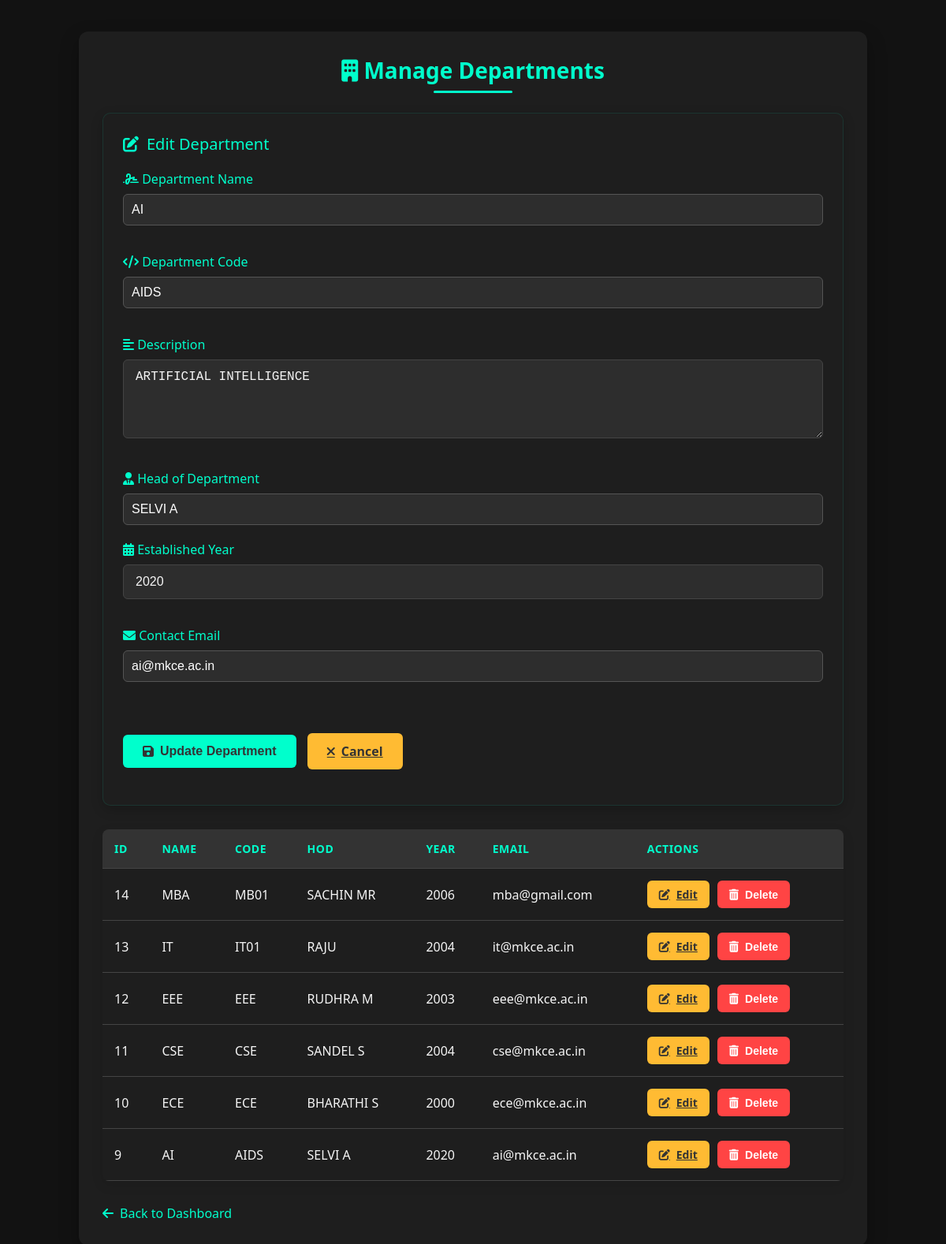
Screenshot of /dbmsproject/modules/department.php?edit=9 (signed in) with the database file from the repository.
### tables this page shows
CREATE TABLE `department` (
  `department_id` int(11) NOT NULL,
  `department_name` varchar(100) NOT NULL,
  `department_code` varchar(20) NOT NULL,
  `description` text DEFAULT NULL,
  `no_of_students` int(11) DEFAULT 0,
  `no_of_faculty` int(11) DEFAULT 0,
  `hod_name` varchar(100) DEFAULT NULL,
  `established_year` year(4) DEFAULT NULL,
  `contact_email` varchar(100) DEFAULT NULL
);

### dbmsproject/modules/department.php (the view, shortened to what this page needs)
<?php
include __DIR__ . '/../config/database.php';
$list = mysqli_query($conn, "SELECT department_id, department_name, department_code, description, hod_name, established_year, contact_email FROM department ORDER BY department_id DESC");
$department_data = null;
if (isset($_GET['edit']) && !empty($_GET['edit'])) {
    $department_id = $_GET['edit'];
    $department_query = mysqli_query($conn, "SELECT * FROM department WHERE department_id = $department_id");
    if (mysqli_num_rows($department_query) > 0) {
        $department_data = mysqli_fetch_assoc($department_query);
    } else {
        $message = "❌ Department not found.";
    }
}
?>
<!DOCTYPE html>
<html lang="en">
<head>
    <link rel="stylesheet" href="../assets/css/style.css">
    <link rel="stylesheet" href="https://cdnjs.cloudflare.com/ajax/libs/font-awesome/6.0.0/css/all.min.css">
</head>
<body class="dark-bg">
    <div class="container">
        <h2><i class="fas fa-building"></i> Manage Departments</h2>
        <div class="form-container">
            <div class="form-title">
                <i class="fas <?= isset($department_data) ? 'fa-edit' : 'fa-plus-circle' ?>"></i>
                <?= isset($department_data) ? 'Edit Department' : 'Add New Department' ?>
            </div>
            <form method="POST" action="department.php">
                <div class="form-group">
                    <label for="department_name"><i class="fas fa-signature"></i> Department Name</label>
                    <input type="text" id="department_name" name="department_name" class="form-control"
                           value="<?= $department_data['department_name'] ?? '' ?>" required>
                </div>
                <div class="form-group">
                    <label for="department_code"><i class="fas fa-code"></i> Department Code</label>
                    <input type="text" id="department_code" name="department_code" class="form-control"
                           value="<?= $department_data['department_code'] ?? '' ?>" required>
                </div>
                <div class="form-group">
                    <label for="description"><i class="fas fa-align-left"></i> Description</label>
                    <textarea id="description" name="description" class="form-control"><?= $department_data['description'] ?? '' ?></textarea>
                </div>
                <div class="row">
                    <div class="col-md-6">
                        <div class="form-group">
                            <label for="hod_name"><i class="fas fa-user-tie"></i> Head of Department</label>
                            <input type="text" id="hod_name" name="hod_name" class="form-control"
                                   value="<?= $department_data['hod_name'] ?? '' ?>">
                        </div>
                    </div>
                    <div class="col-md-6">
                        <div class="form-group">
                            <label for="established_year"><i class="fas fa-calendar-alt"></i> Established Year</label>
                            <input type="number" id="established_year" name="established_year" class="form-control"
                                   value="<?= $department_data['established_year'] ?? '' ?>">
                        </div>
                    </div>
                </div>
                <div class="form-group">
                    <label for="contact_email"><i class="fas fa-envelope"></i> Contact Email</label>
                    <input type="email" id="contact_email" name="contact_email" class="form-control"
                           value="<?= $department_data['contact_email'] ?? '' ?>" required>
                </div>
                <div class="form-group" style="margin-top: 30px;">
                    <button type="submit" class="btn btn-primary">
                        <i class="fas <?= isset($department_data) ? 'fa-save' : 'fa-plus' ?>"></i>
                        <?= isset($department_data) ? 'Update Department' : 'Add Department' ?>
                    </button>
                    <?php if (isset($department_data)): ?>
                        <a href="department.php" class="btn btn-warning" style="margin-left: 10px;">
                            <i class="fas fa-times"></i> Cancel
                        </a>
                    <?php endif; ?>
                </div>
            </form>
        </div>
        <div class="table-responsive">
            <table>
                <thead>
                    <tr>
                        <th>ID</th>
                        <th>Name</th>
                        <th>Code</th>
                        <th>HOD</th>
                        <th>Year</th>
                        <th>Email</th>
                        <th>Actions</th>
                    </tr>
                </thead>
                <tbody>
                    <?php while ($row = mysqli_fetch_assoc($list)): ?>
                        <tr>
                            <td><?= $row['department_id'] ?></td>
                            <td><?= htmlspecialchars($row['department_name']) ?></td>
                            <td><?= htmlspecialchars($row['department_code']) ?></td>
                            <td><?= htmlspecialchars($row['hod_name']) ?></td>
                            <td><?= htmlspecialchars($row['established_year']) ?></td>
                            <td><?= htmlspecialchars($row['contact_email']) ?></td>
                            <td>
                                <div class="action-buttons">
                                    <a href="department.php?edit=<?= $row['department_id'] ?>"
                                       class="btn btn-warning btn-sm">
                                        <i class="fas fa-edit"></i> Edit
                                    </a>
                                    <button onclick="confirmDelete(<?= $row['department_id'] ?>)"
                                            class="btn btn-danger btn-sm">
                                        <i class="fas fa-trash-alt"></i> Delete
                                    </button>
                                </div>
                            </td>
                        </tr>
                    <?php endwhile; ?>
                </tbody>
            </table>
        </div>
        <a href="../dashboard.php" class="back-link">
            <i class="fas fa-arrow-left"></i> Back to Dashboard

### dbmsproject/assets/css/style.css (style rules this page uses)
* { margin: 0; padding: 0; box-sizing: border-box; }
body { background-color: #121212; color: #f0f0f0; font-family: 'Segoe UI', Tahoma, Geneva, Verdana, sans-serif; }
.container { max-width: 1000px; margin: 50px auto; padding: 20px; background: #1f1f1f; border-radius: 10px; box-shadow: 0 0 15px rgba(0, 255, 255, 0.1); animation: fadeIn 1s ease-in-out; }
h2 { text-align: center; margin-bottom: 30px; color: #00ffff; }
form { display: flex; flex-direction: column; gap: 15px; }
input[type="text"], input[type="password"], input[type="email"], select { padding: 10px; border-radius: 6px; border: none; background: +#282828; color: #fff; border: 1px solid #555; }

### dbmsproject/modules/department.php (style rules this page uses)
:root { --primary: #00ffcc; --secondary: #00c853; --dark-bg: #1e1e1e; --darker-bg: #121212; --light-text: #f5f5f5; --dark-text: #333; --danger: #ff4444; --warning: #ffbb33; }
body.dark-bg { background-color: var(--darker-bg); color: var(--light-text); font-family: 'Segoe UI', Tahoma, Geneva, Verdana, sans-serif; }
.container { max-width: 1000px; margin: 40px auto; background: var(--dark-bg); padding: 30px; border-radius: 12px; box-shadow: 0 10px 25px rgba(0, 0, 0, 0.3); transition: all 0.3s ease; }
h2 { text-align: center; color: var(--primary); margin-bottom: 25px; font-size: 28px; position: relative; padding-bottom: 10px; animation: fadeIn 0.5s ease; }
h2::after { content: ''; position: absolute; bottom: 0; left: 50%; transform: translateX(-50%); width: 100px; height: 3px; background: var(--primary); border-radius: 3px; }
.form-container { background: rgba(30, 30, 30, 0.8); padding: 25px; border-radius: 10px; margin-bottom: 30px; box-shadow: 0 5px 15px rgba(0, 0, 0, 0.2); transition: all 0.3s ease; border: 1px solid rgba(0, 255, 204, 0.1); animation: slideIn 0.5s ease; }
.form-title { color: var(--primary); margin-bottom: 20px; font-size: 20px; display: flex; align-items: center; gap: 10px; }
.form-group { margin-bottom: 20px; position: relative; }
.form-group label { display: block; margin-bottom: 8px; color: var(--primary); font-weight: 500; }
.form-control { width: 100%; padding: 12px 15px; background: #2d2d2d; border: 1px solid #444; border-radius: 6px; color: var(--light-text); font-size: 16px; transition: all 0.3s; }
textarea.form-control { min-height: 100px; resize: vertical; }
.btn { padding: 12px 25px; border: none; border-radius: 6px; font-weight: 600; cursor: pointer; transition: all 0.3s; display: inline-flex; align-items: center; justify-content: center; gap: 8px; font-size: 16px; }
.btn-primary { background: var(--primary); color: var(--dark-text); }
.btn-danger { background: var(--danger); color: white; }
.btn-warning { background: var(--warning); color: var(--dark-text); }
.btn-sm { padding: 8px 15px; font-size: 14px; }
.table-responsive { overflow-x: auto; margin-top: 30px; border-radius: 8px; box-shadow: 0 5px 15px rgba(0, 0, 0, 0.1); }
table { width: 100%; border-collapse: collapse; animation: fadeIn 0.8s ease; }
th, td { padding: 15px; text-align: left; border-bottom: 1px solid #444; }
th { background: #333; color: var(--primary); font-weight: 600; text-transform: uppercase; font-size: 14px; letter-spacing: 0.5px; }
tr { transition: all 0.3s; }
.action-buttons { display: flex; gap: 10px; }
.back-link { display: inline-flex; align-items: center; gap: 8px; margin-top: 30px; color: var(--primary); text-decoration: none; font-weight: 500; transition: all 0.3s; }

### rows the page displays
department: department_name "AI", department_code "AIDS", description "ARTIFICIAL INTELLIGENCE", hod_name "SELVI A", established_year "2020", contact_email "ai@mkce.ac.in", department_id "9"
department: department_id "14", department_name "MBA", department_code "MB01", hod_name "SACHIN MR", established_year "2006", contact_email "mba@gmail.com"
department: department_id "13", department_name "IT", department_code "IT01", hod_name "RAJU", established_year "2004", contact_email "it@mkce.ac.in"
department: department_id "12", department_name "EEE", department_code "EEE", hod_name "RUDHRA M", established_year "2003", contact_email "eee@mkce.ac.in"
department: department_id "11", department_name "CSE", department_code "CSE", hod_name "SANDEL S", established_year "2004", contact_email "cse@mkce.ac.in"
department: department_id "10", department_name "ECE", department_code "ECE", hod_name "BHARATHI S", established_year "2000", contact_email "ece@mkce.ac.in"
